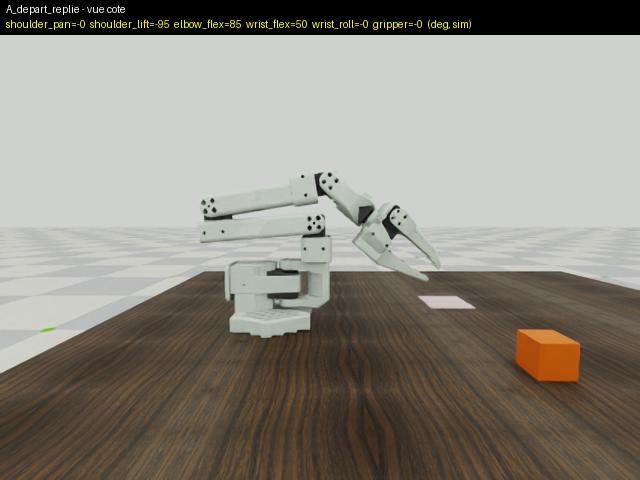
#> input picture tests/tristan/passerelle/poses/A_depart_replie_cote.png, 640 x 480 px
$ python -i aligner_cameras.py   (imports and definitions only)
#> lines starting #> are read from the running program, lines starting #| are printed output that depends on the picture; after the words box and inside, x2 and y2 are one past the last pixel; in counts of white or black regions, pixels touching at a corner belong together
### tests/tristan/passerelle/chemins.py
"""Chemins de la passerelle : chaque script fait ``import chemins`` pour pouvoir importer les modules des autres
dossiers (mesure, conversion, mouvement, cameras…) et trouver les données sans chemin écrit en dur."""

import sys
from pathlib import Path

RACINE = Path(__file__).resolve().parent
DOSSIERS = ("correspondance", "trajectoire", "securite", "rejeu", "vision", "alignement", "smolvla")
for _d in DOSSIERS:
    if str(RACINE / _d) not in sys.path:
        sys.path.insert(0, str(RACINE / _d))
#> further down, picture is the input picture: shape (480, 640, 3); mean B, G, R 130.1, 138.9, 143.4

MESURES = RACINE / "mesures"
POSES = RACINE / "correspondance" / "poses" / "poses.json"
CORRESPONDANCE = RACINE / "correspondance" / "correspondance_greg.json"
VISION = RACINE / "vision"  # calibrations des caméras, damier, vues de calibration
ALIGNEMENT = RACINE / "alignement"  # vues de référence de la sim, captures d'alignement
ALEXIS = RACINE.parents[1] / "alexis"
DEMOS_P4 = ALEXIS / "data" / "raw" / "p4_pickplace_real"

### tests/tristan/passerelle/alignement/aligner_cameras.py
r"""Alignement en direct d'une vraie caméra sur sa vue de référence sim (cameras\ref_<pose>_<camera>.png).

L'image réelle est redressée comme la sim (calibration cameras\calib_<camera>.json), puis superposée à la
référence. Ne touche pas au robot : pour que la scène soit la même, faire tenir la pose au bras dans un AUTRE
terminal (aller_a_pose.py --pose D) et poser cube + cible comme au test 2.

Touches (fenêtre au premier plan) :
  [m] mode : fondu 50 % -> contours sim (vert) sur image réelle -> côte à côte
  [f] / [w] caméra avant / poignet     [r] tourner l'image réelle de 90° (diagnostic, affichage seulement)
  [s] enregistrer une capture (cameras\alignement_*.png)              [q] quitter
Correction d'orientation PAR LOGICIEL (support non réglable), pas de 0,5° :
  [j]/[l] lacet (gauche/droite)   [i]/[k] tangage (haut/bas)   [u]/[o] roulis   [x] remettre à zéro
  [e] enregistrer la correction dans cameras\calib_<camera>.json (utilisée ensuite par la boucle SmolVLA)
Score affiché : % des contours de la référence qui tombent à moins de 3 px d'un contour réel (plus haut = mieux ;
ne vise pas 100 %, la texture du bois et l'éclairage diffèrent).

Depuis tests\tristan\passerelle, dans TON terminal :
    ..\..\alexis\.venv-learn\Scripts\python.exe alignement\aligner_cameras.py --camera front
"""

from __future__ import annotations

import argparse
import json
import sys
from datetime import datetime
from pathlib import Path

import cv2
import numpy as np

sys.path.insert(0, str(Path(__file__).resolve().parents[1]))
import chemins  # noqa: E402  (rend les autres dossiers de la passerelle importables)
import cameras as cam  # noqa: E402
from affichage import Fenetre  # noqa: E402

MODES = ("fondu", "contours", "cote a cote")


def contours(bgr: np.ndarray) -> np.ndarray:
    g = cv2.GaussianBlur(cv2.cvtColor(bgr, cv2.COLOR_BGR2GRAY), (5, 5), 0)
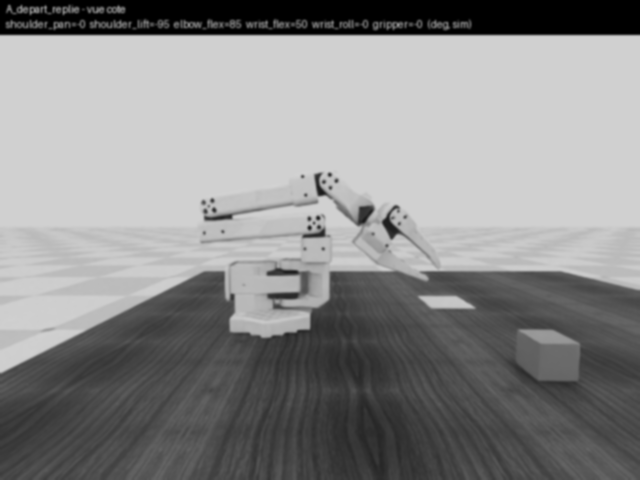
#> g: shape (480, 640); min 0, max 210, mean 139.2
    return cv2.Canny(g, 50, 150)
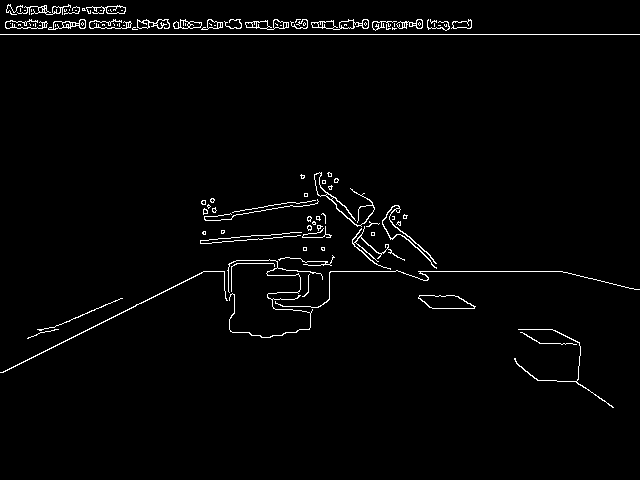
#> returned value: shape (480, 640); 2% white in thin lines or dots, all inside (x1, y1, x2, y2) = (0, 4, 640, 408)


# [17 lines left out: functions score_alignement, composer, not called in this run]


PAS_DEG = 0.5
TOUCHES_CORR = {"j": ("lacet", -PAS_DEG), "l": ("lacet", PAS_DEG), "i": ("tangage", -PAS_DEG),
                "k": ("tangage", PAS_DEG), "u": ("roulis", -PAS_DEG), "o": ("roulis", PAS_DEG)}


class Camera:
    # [18 lines left out: functions __init__, corriger, not called in this run]

    def enregistrer_correction(self) -> None:
        self.calib["correction_deg"] = dict(self.corr)
        self.path.write_text(json.dumps(self.calib, indent=1), encoding="utf-8")

    def fermer(self):
        self.cap.release()


def texte(img, s, y):
    cv2.putText(img, s, (8, y), cv2.FONT_HERSHEY_SIMPLEX, 0.5, (0, 0, 0), 3, cv2.LINE_AA)
    cv2.putText(img, s, (8, y), cv2.FONT_HERSHEY_SIMPLEX, 0.5, (255, 255, 255), 1, cv2.LINE_AA)


# [53 lines left out: function main, not called in this run]


# [2 lines not run here, left out]

>>> import cv2
>>> picture = cv2.imread('../poses/A_depart_replie_cote.png')
>>> result = contours(picture)

$ run again, on tests/tristan/passerelle/poses/A_depart_replie_dessus.png
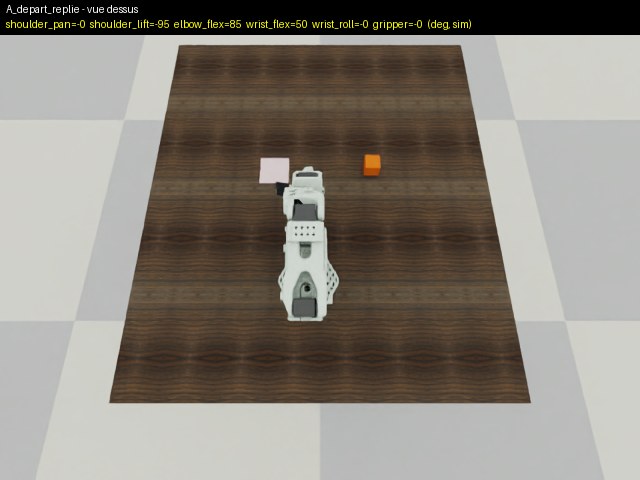
#> input picture tests/tristan/passerelle/poses/A_depart_replie_dessus.png, 640 x 480 px
#> picture is the input picture: shape (480, 640, 3); mean B, G, R 122.9, 131.9, 137.4
#> in contours, `g = cv2.GaussianBlur(cv2.cvtColor(bgr, cv2.COLOR_BGR2GRAY), (5, 5), 0)`:
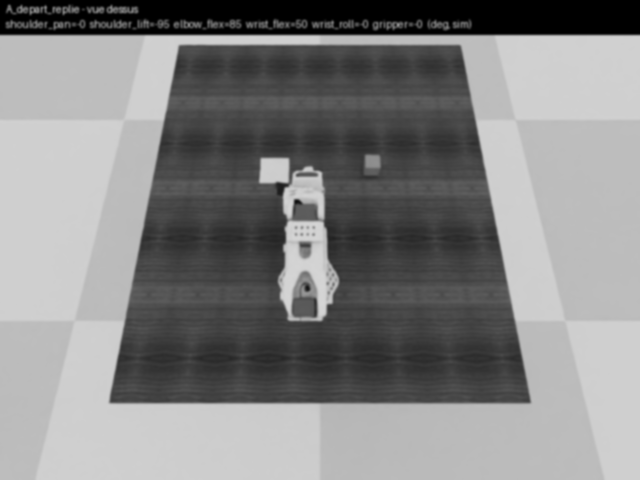
#> g: shape (480, 640); min 0, max 213, mean 132.5
#> in contours, `return cv2.Canny(g, 50, 150)`:
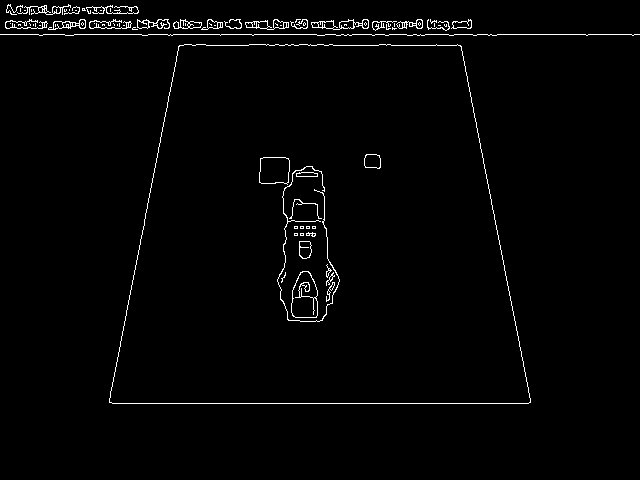
#> returned value: shape (480, 640); 1.7% white in thin lines or dots, all inside (x1, y1, x2, y2) = (0, 4, 640, 404)

$ run again, on tests/tristan/passerelle/poses/A_depart_replie_face.png
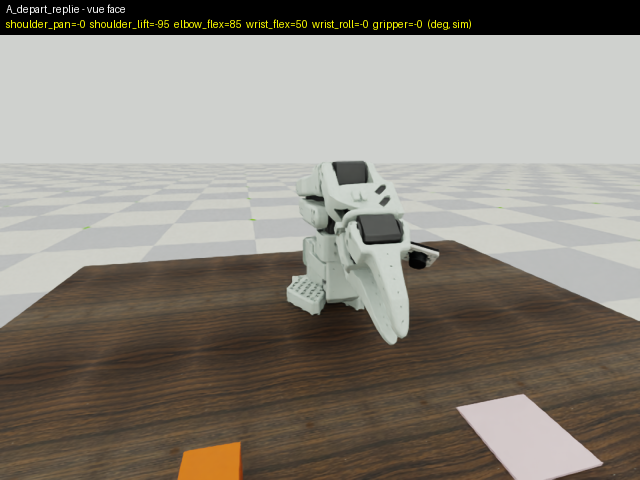
#> input picture tests/tristan/passerelle/poses/A_depart_replie_face.png, 640 x 480 px
#> picture is the input picture: shape (480, 640, 3); mean B, G, R 126.1, 135.1, 140.3
#> in contours, `g = cv2.GaussianBlur(cv2.cvtColor(bgr, cv2.COLOR_BGR2GRAY), (5, 5), 0)`:
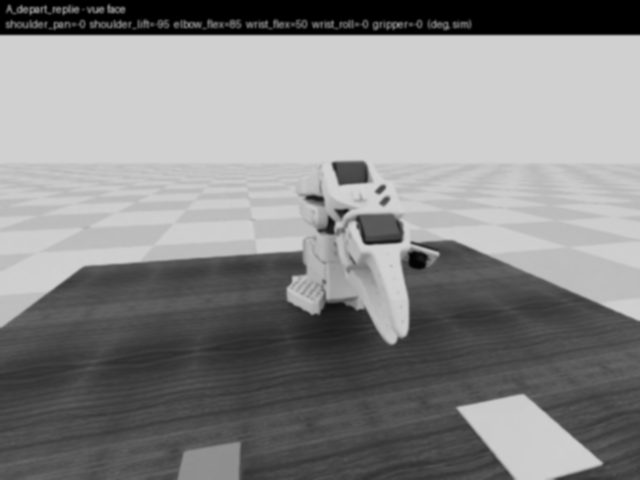
#> g: shape (480, 640); min 0, max 212, mean 135.6
#> in contours, `return cv2.Canny(g, 50, 150)`:
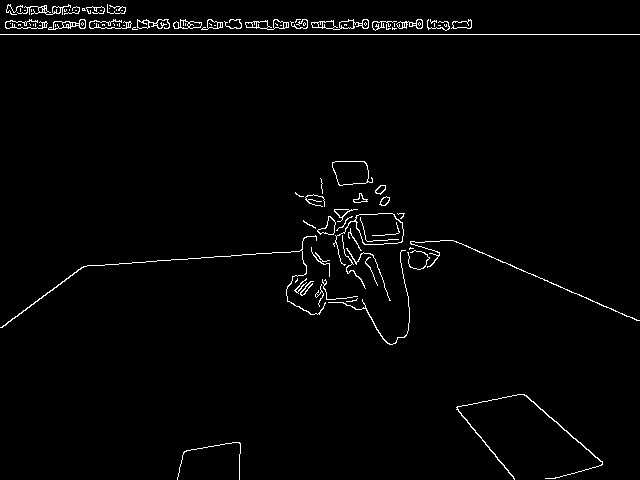
#> returned value: shape (480, 640); 1.8% white in thin lines or dots

$ run again, on tests/tristan/passerelle/poses/B_ready_pince_ouverte_cote.png
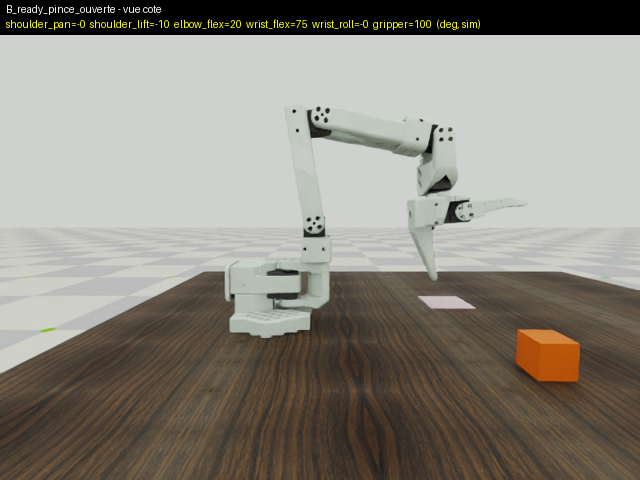
#> input picture tests/tristan/passerelle/poses/B_ready_pince_ouverte_cote.png, 640 x 480 px
#> picture is the input picture: shape (480, 640, 3); mean B, G, R 129.9, 138.6, 142.9
#> in contours, `g = cv2.GaussianBlur(cv2.cvtColor(bgr, cv2.COLOR_BGR2GRAY), (5, 5), 0)`:
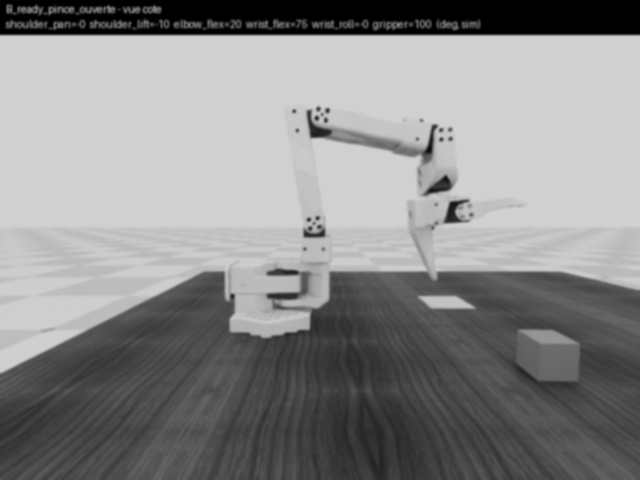
#> g: shape (480, 640); min 0, max 210, mean 138.9
#> in contours, `return cv2.Canny(g, 50, 150)`:
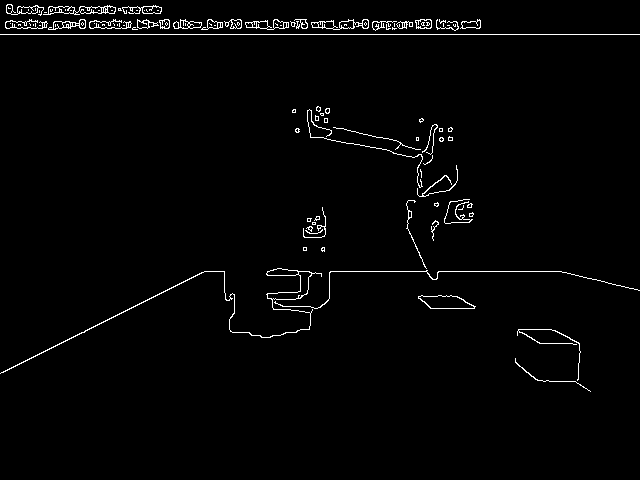
#> returned value: shape (480, 640); 1.8% white in thin lines or dots, all inside (x1, y1, x2, y2) = (0, 4, 640, 392)
